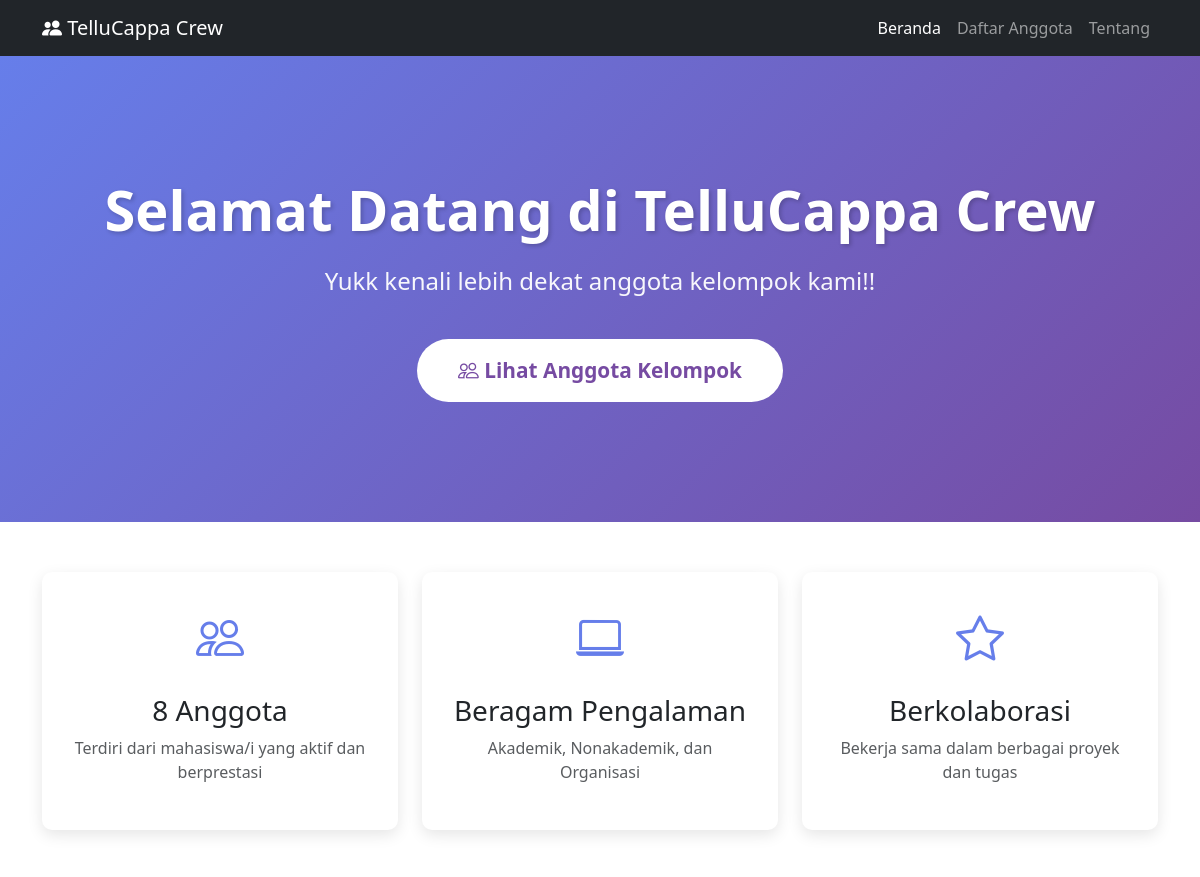
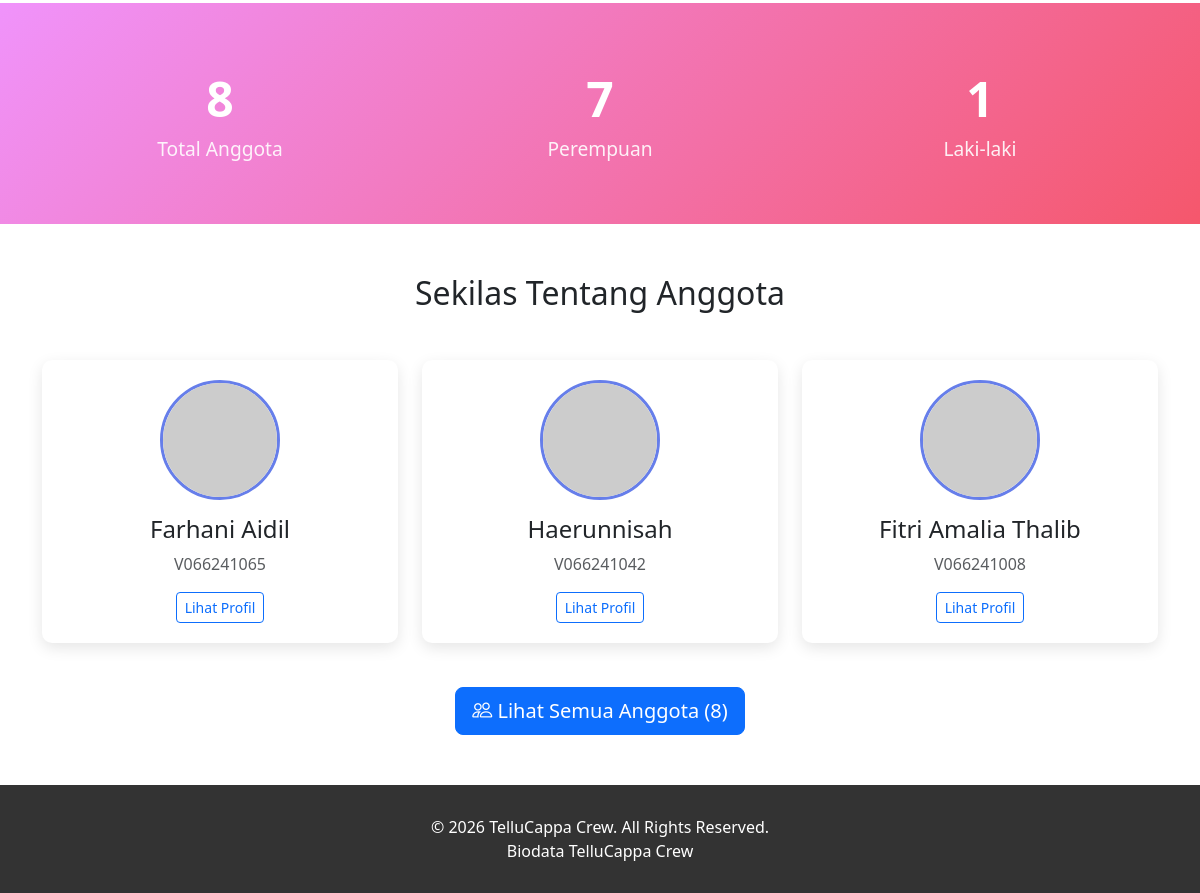
Screenshot of /landing.php with the database file from the repository (2 pictures, top to bottom).
### tables this page shows
CREATE TABLE `anggota` (
  `id` int(11) UNSIGNED NOT NULL,
  `nama` varchar(255) NOT NULL,
  `nim` varchar(10) NOT NULL,
  `email` varchar(255) NOT NULL,
  `foto` varchar(255) DEFAULT NULL,
  `bio` text DEFAULT NULL
);

### landing.php (the view, shortened to what this page needs)
<?php include 'config.php'; ?>
<!DOCTYPE html>
<html>
<head>
    <link href="https://cdn.jsdelivr.net/npm/bootstrap@5.3.0/dist/css/bootstrap.min.css" rel="stylesheet">
    <link rel="stylesheet" href="https://cdn.jsdelivr.net/npm/bootstrap-icons@1.11.0/font/bootstrap-icons.css">
</head>
<body>
    <nav class="navbar navbar-expand-lg navbar-dark bg-dark fixed-top">
        <div class="container">
            <a class="navbar-brand" href="landing.php">
                <i class="bi bi-people-fill"></i> TelluCappa Crew
            </a>
            <div class="collapse navbar-collapse" id="navbarNav">
                <ul class="navbar-nav ms-auto">
                    <li class="nav-item">
                        <a class="nav-link active" href="landing.php">Beranda</a>
                    </li>
                    <li class="nav-item">
                        <a class="nav-link" href="index.php">Daftar Anggota</a>
                    </li>
                    <li class="nav-item">
                        <a class="nav-link" href="#tentang">Tentang</a>
                    </li>
                </ul>
            </div>
        </div>
    </nav>
    <section class="hero-section" style="margin-top: 56px;">
        <div class="container">
            <h1 class="hero-title animate__animated animate__fadeInDown">
                Selamat Datang di TelluCappa Crew
            </h1>
            <p class="hero-subtitle animate__animated animate__fadeInUp">
                Yukk kenali lebih dekat anggota kelompok kami!!
            </p>
            <a href="index.php" class="btn btn-anggota animate__animated animate__fadeInUp animate__delay-1s">
                <i class="bi bi-people"></i> Lihat Anggota Kelompok
            </a>
        </div>
    </section>
    <div class="container">
        <div class="row g-4">
            <div class="col-md-4">
                <div class="info-card text-center">
                    <div class="info-icon">
                        <i class="bi bi-people"></i>
                    </div>
                    <h3>8 Anggota</h3>
                    <p class="text-muted">Terdiri dari mahasiswa/i yang aktif dan berprestasi</p>
                </div>
            </div>
            <div class="col-md-4">
                <div class="info-card text-center">
                    <div class="info-icon">
                        <i class="bi bi-laptop"></i>
                    </div>
                    <h3>Beragam Pengalaman</h3>
                    <p class="text-muted">Akademik, Nonakademik, dan Organisasi</p>
                </div>
            </div>
            <div class="col-md-4">
                <div class="info-card text-center">
                    <div class="info-icon">
                        <i class="bi bi-star"></i>
                    </div>
                    <h3>Berkolaborasi</h3>
                    <p class="text-muted">Bekerja sama dalam berbagai proyek dan tugas</p>
                </div>
            </div>
        </div>
    </div>
    <?php
    $sql_total = "SELECT COUNT(*) as total FROM anggota";
    $result_total = $conn->query($sql_total);
    $total_anggota = $result_total->fetch_assoc()['total'];
    ?>
    <section class="statistik">
        <div class="container">
            <div class="row">
                <div class="col-md-4 stat-item">
                    <div class="stat-number"><?php echo $total_anggota; ?></div>
                    <div class="stat-label">Total Anggota</div>
                </div>
                <div class="col-md-4 stat-item">
                    <div class="stat-number">7</div>
                    <div class="stat-label">Perempuan</div>
                </div>
                <div class="col-md-4 stat-item">
                    <div class="stat-number">1</div>
                    <div class="stat-label">Laki-laki</div>
                </div>
            </div>
        </div>
    </section>
    <div class="container" id="tentang">
        <h2 class="text-center mb-5">Sekilas Tentang Anggota</h2>
        <div class="row">
            <?php
            $sql = "SELECT * FROM anggota ORDER BY id DESC LIMIT 3";
            $result = $conn->query($sql);
            if ($result->num_rows > 0) {
                while ($row = $result->fetch_assoc()) {
                    ?>
                    <div class="col-md-4">
                        <div class="profil-card">
                            <?php if (!empty($row['foto']) && file_exists('uploads/' . $row['foto'])): ?>
                                <img src="uploads/<?php echo $row['foto']; ?>" class="profil-img" alt="<?php echo htmlspecialchars($row['nama']); ?>">
                            <?php else: ?>
                                <img src="https://via.placeholder.com/120" class="profil-img" alt="No Photo">
                            <?php endif; ?>
                            <h4><?php echo htmlspecialchars($row['nama']); ?></h4>
                            <p class="text-muted"><?php echo htmlspecialchars($row['nim']); ?></p>
                            <a href="detail.php?id=<?php echo $row['id']; ?>" class="btn btn-outline-primary btn-sm">
                                Lihat Profil
                            </a>
                        </div>
                    </div>
                    <?php
                }
            } else {
                echo '<p class="text-center">Belum ada anggota. <a href="tambah.php">Tambah sekarang</a></p>';
            }
            ?>
        </div>
        <div class="text-center mt-4">
            <a href="index.php" class="btn btn-primary btn-lg">
                <i class="bi bi-people"></i> Lihat Semua Anggota (<?php echo $total_anggota; ?>)
            </a>
        </div>
    </div>
    <footer>
        <div class="container text-center">
            <p class="mb-0">© 2026 TelluCappa Crew. All Rights Reserved.</p>
            <p class="mb-0">Biodata TelluCappa Crew</p>
        </div>
    </footer>
</body>
</html>

### landing.php (style rules this page uses)
.hero-section { background: linear-gradient(135deg, #667eea 0%, #764ba2 100%); color: white; padding: 120px 0; text-align: center; margin-bottom: 50px; }
.hero-title { font-size: 3.5rem; font-weight: bold; margin-bottom: 20px; text-shadow: 2px 2px 4px rgba(0,0,0,0.2); }
.hero-subtitle { font-size: 1.5rem; margin-bottom: 40px; opacity: 0.95; }
.btn-anggota { padding: 15px 40px; font-size: 1.3rem; border-radius: 50px; background: white; color: #764ba2; font-weight: bold; transition: transform 0.3s, box-shadow 0.3s; }
.info-card { padding: 30px; border-radius: 10px; box-shadow: 0 5px 15px rgba(0,0,0,0.1); transition: transform 0.3s; height: 100%; background: white; }
.info-icon { font-size: 3rem; color: #667eea; margin-bottom: 20px; }
.statistik { background: linear-gradient(135deg, #f093fb 0%, #f5576c 100%); color: white; padding: 60px 0; margin: 50px 0; }
.stat-item { text-align: center; }
.stat-number { font-size: 3rem; font-weight: bold; }
.stat-label { font-size: 1.2rem; opacity: 0.9; }
.profil-card { text-align: center; padding: 20px; background: white; border-radius: 10px; box-shadow: 0 5px 15px rgba(0,0,0,0.1); margin-bottom: 20px; }
.profil-img { width: 120px; height: 120px; border-radius: 50%; object-fit: cover; margin-bottom: 15px; border: 3px solid #667eea; }
footer { background: #333; color: white; padding: 30px 0; margin-top: 50px; }

### rows the page displays
anggota: nama "Farhani Aidil", nim "V066241065"
anggota: nama "Haerunnisah", nim "V066241042"
anggota: nama "Fitri Amalia Thalib", nim "V066241008"

### other values shown
$total_anggota "8"
